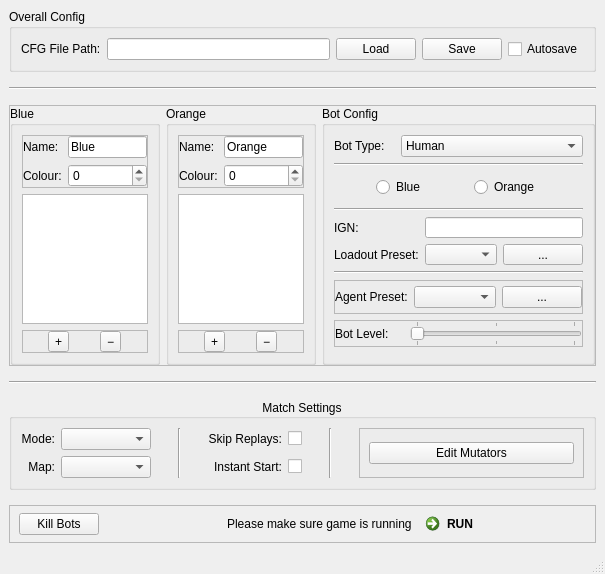
<?xml version="1.0" encoding="UTF-8"?>
<ui version="4.0">
 <class>MainWindow</class>
 <widget class="QMainWindow" name="MainWindow">
  <property name="geometry">
   <rect>
    <x>0</x>
    <y>0</y>
    <width>585</width>
    <height>550</height>
   </rect>
  </property>
  <property name="windowTitle">
   <string>RLBot</string>
  </property>
  <widget class="QWidget" name="centralwidget">
   <layout class="QVBoxLayout" name="verticalLayout_4" stretch="1,0,5,0,0,0">
    <property name="spacing">
     <number>15</number>
    </property>
    <item>
     <widget class="QGroupBox" name="groupBox_5">
      <property name="sizePolicy">
       <sizepolicy hsizetype="Preferred" vsizetype="Fixed">
        <horstretch>0</horstretch>
        <verstretch>0</verstretch>
       </sizepolicy>
      </property>
      <property name="title">
       <string>Overall Config</string>
      </property>
      <layout class="QHBoxLayout" name="horizontalLayout_9">
       <item>
        <widget class="QLabel" name="label_6">
         <property name="text">
          <string>CFG File Path:</string>
         </property>
        </widget>
       </item>
       <item>
        <widget class="QLineEdit" name="cfg_file_path_lineedit">
         <property name="readOnly">
          <bool>true</bool>
         </property>
        </widget>
       </item>
       <item>
        <widget class="QPushButton" name="cfg_load_pushbutton">
         <property name="text">
          <string>Load</string>
         </property>
        </widget>
       </item>
       <item>
        <widget class="QPushButton" name="cfg_save_pushbutton">
         <property name="text">
          <string>Save</string>
         </property>
        </widget>
       </item>
       <item>
        <widget class="QCheckBox" name="cfg_autosave_checkbutton">
         <property name="text">
          <string>Autosave</string>
         </property>
        </widget>
       </item>
      </layout>
     </widget>
    </item>
    <item>
     <widget class="Line" name="line_2">
      <property name="orientation">
       <enum>Qt::Horizontal</enum>
      </property>
     </widget>
    </item>
    <item>
     <widget class="QFrame" name="frame_3">
      <property name="frameShape">
       <enum>QFrame::StyledPanel</enum>
      </property>
      <property name="frameShadow">
       <enum>QFrame::Raised</enum>
      </property>
      <layout class="QHBoxLayout" name="horizontalLayout_6" stretch="1,1,2">
       <property name="leftMargin">
        <number>0</number>
       </property>
       <property name="topMargin">
        <number>0</number>
       </property>
       <property name="rightMargin">
        <number>0</number>
       </property>
       <property name="bottomMargin">
        <number>0</number>
       </property>
       <item>
        <widget class="QGroupBox" name="groupBox">
         <property name="minimumSize">
          <size>
           <width>150</width>
           <height>0</height>
          </size>
         </property>
         <property name="maximumSize">
          <size>
           <width>200</width>
           <height>16777215</height>
          </size>
         </property>
         <property name="title">
          <string>Blue</string>
         </property>
         <layout class="QVBoxLayout" name="verticalLayout">
          <item>
           <widget class="QFrame" name="frame_9">
            <property name="frameShape">
             <enum>QFrame::StyledPanel</enum>
            </property>
            <property name="frameShadow">
             <enum>QFrame::Raised</enum>
            </property>
            <layout class="QGridLayout" name="gridLayout_4">
             <property name="leftMargin">
              <number>0</number>
             </property>
             <property name="topMargin">
              <number>0</number>
             </property>
             <property name="rightMargin">
              <number>0</number>
             </property>
             <property name="bottomMargin">
              <number>0</number>
             </property>
             <item row="0" column="0">
              <widget class="QLabel" name="label_17">
               <property name="text">
                <string>Name:</string>
               </property>
              </widget>
             </item>
             <item row="0" column="1">
              <widget class="QLineEdit" name="blue_name_lineedit">
               <property name="text">
                <string>Blue</string>
               </property>
              </widget>
             </item>
             <item row="1" column="0">
              <widget class="QLabel" name="label_18">
               <property name="text">
                <string>Colour:</string>
               </property>
              </widget>
             </item>
             <item row="1" column="1">
              <widget class="QSpinBox" name="blue_color_spinbox"/>
             </item>
            </layout>
           </widget>
          </item>
          <item>
           <widget class="QListWidget" name="blue_listwidget">
            <property name="dragDropMode">
             <enum>QAbstractItemView::DragDrop</enum>
            </property>
            <property name="defaultDropAction">
             <enum>Qt::MoveAction</enum>
            </property>
            <property name="selectionMode">
             <enum>QAbstractItemView::SingleSelection</enum>
            </property>
           </widget>
          </item>
          <item>
           <widget class="QFrame" name="frame_4">
            <property name="frameShape">
             <enum>QFrame::StyledPanel</enum>
            </property>
            <property name="frameShadow">
             <enum>QFrame::Raised</enum>
            </property>
            <layout class="QHBoxLayout" name="horizontalLayout_7">
             <property name="leftMargin">
              <number>0</number>
             </property>
             <property name="topMargin">
              <number>0</number>
             </property>
             <property name="rightMargin">
              <number>0</number>
             </property>
             <property name="bottomMargin">
              <number>0</number>
             </property>
             <item>
              <widget class="QToolButton" name="blue_plus_toolbutton">
               <property name="text">
                <string>+</string>
               </property>
              </widget>
             </item>
             <item>
              <widget class="QToolButton" name="blue_minus_toolbutton">
               <property name="text">
                <string>−</string>
               </property>
               <property name="popupMode">
                <enum>QToolButton::DelayedPopup</enum>
               </property>
              </widget>
             </item>
            </layout>
           </widget>
          </item>
         </layout>
        </widget>
       </item>
       <item>
        <widget class="QGroupBox" name="groupBox_2">
         <property name="minimumSize">
          <size>
           <width>150</width>
           <height>0</height>
          </size>
         </property>
         <property name="maximumSize">
          <size>
           <width>200</width>
           <height>16777215</height>
          </size>
         </property>
         <property name="title">
          <string>Orange</string>
         </property>
         <layout class="QVBoxLayout" name="verticalLayout_2">
          <item>
           <widget class="QFrame" name="frame_10">
            <property name="frameShape">
             <enum>QFrame::StyledPanel</enum>
            </property>
            <property name="frameShadow">
             <enum>QFrame::Raised</enum>
            </property>
            <layout class="QGridLayout" name="gridLayout_5">
             <property name="leftMargin">
              <number>0</number>
             </property>
             <property name="topMargin">
              <number>0</number>
             </property>
             <property name="rightMargin">
              <number>0</number>
             </property>
             <property name="bottomMargin">
              <number>0</number>
             </property>
             <item row="0" column="0">
              <widget class="QLabel" name="label_19">
               <property name="text">
                <string>Name:</string>
               </property>
              </widget>
             </item>
             <item row="0" column="1">
              <widget class="QLineEdit" name="orange_name_lineedit">
               <property name="text">
                <string>Orange</string>
               </property>
              </widget>
             </item>
             <item row="1" column="0">
              <widget class="QLabel" name="label_20">
               <property name="text">
                <string>Colour:</string>
               </property>
              </widget>
             </item>
             <item row="1" column="1">
              <widget class="QSpinBox" name="orange_color_spinbox"/>
             </item>
            </layout>
           </widget>
          </item>
          <item>
           <widget class="QListWidget" name="orange_listwidget">
            <property name="dragDropMode">
             <enum>QAbstractItemView::DragDrop</enum>
            </property>
            <property name="defaultDropAction">
             <enum>Qt::MoveAction</enum>
            </property>
            <property name="selectionMode">
             <enum>QAbstractItemView::SingleSelection</enum>
            </property>
           </widget>
          </item>
          <item>
           <widget class="QFrame" name="frame_5">
            <property name="frameShape">
             <enum>QFrame::StyledPanel</enum>
            </property>
            <property name="frameShadow">
             <enum>QFrame::Raised</enum>
            </property>
            <layout class="QHBoxLayout" name="horizontalLayout_8">
             <property name="leftMargin">
              <number>0</number>
             </property>
             <property name="topMargin">
              <number>0</number>
             </property>
             <property name="rightMargin">
              <number>0</number>
             </property>
             <property name="bottomMargin">
              <number>0</number>
             </property>
             <item>
              <widget class="QToolButton" name="orange_plus_toolbutton">
               <property name="text">
                <string>+</string>
               </property>
              </widget>
             </item>
             <item>
              <widget class="QToolButton" name="orange_minus_toolbutton">
               <property name="text">
                <string>−</string>
               </property>
              </widget>
             </item>
            </layout>
           </widget>
          </item>
         </layout>
        </widget>
       </item>
       <item>
        <widget class="QGroupBox" name="bot_config_groupbox">
         <property name="enabled">
          <bool>true</bool>
         </property>
         <property name="title">
          <string>Bot Config</string>
         </property>
         <property name="alignment">
          <set>Qt::AlignLeading|Qt::AlignLeft|Qt::AlignTop</set>
         </property>
         <property name="checkable">
          <bool>false</bool>
         </property>
         <layout class="QVBoxLayout" name="verticalLayout_3" stretch="0,0,0,0,0,0,0,0,0">
          <property name="sizeConstraint">
           <enum>QLayout::SetDefaultConstraint</enum>
          </property>
          <item>
           <widget class="QFrame" name="frame">
            <property name="sizePolicy">
             <sizepolicy hsizetype="Preferred" vsizetype="Fixed">
              <horstretch>0</horstretch>
              <verstretch>0</verstretch>
             </sizepolicy>
            </property>
            <property name="frameShape">
             <enum>QFrame::NoFrame</enum>
            </property>
            <layout class="QHBoxLayout" name="horizontalLayout_2" stretch="1,3">
             <property name="leftMargin">
              <number>0</number>
             </property>
             <property name="topMargin">
              <number>0</number>
             </property>
             <property name="rightMargin">
              <number>0</number>
             </property>
             <property name="bottomMargin">
              <number>0</number>
             </property>
             <item>
              <widget class="QLabel" name="label">
               <property name="text">
                <string>Bot Type:</string>
               </property>
              </widget>
             </item>
             <item>
              <widget class="QComboBox" name="bot_type_combobox">
               <property name="toolTip">
                <string>Select bot</string>
               </property>
               <property name="currentIndex">
                <number>0</number>
               </property>
               <item>
                <property name="text">
                 <string>Human</string>
                </property>
               </item>
               <item>
                <property name="text">
                 <string>Psyonix</string>
                </property>
               </item>
               <item>
                <property name="text">
                 <string>RLBot</string>
                </property>
               </item>
               <item>
                <property name="text">
                 <string>Party Member Bot</string>
                </property>
               </item>
              </widget>
             </item>
            </layout>
           </widget>
          </item>
          <item>
           <widget class="Line" name="line">
            <property name="orientation">
             <enum>Qt::Horizontal</enum>
            </property>
           </widget>
          </item>
          <item>
           <widget class="QFrame" name="team_frame">
            <property name="sizePolicy">
             <sizepolicy hsizetype="Preferred" vsizetype="Fixed">
              <horstretch>0</horstretch>
              <verstretch>0</verstretch>
             </sizepolicy>
            </property>
            <property name="minimumSize">
             <size>
              <width>0</width>
              <height>30</height>
             </size>
            </property>
            <property name="frameShape">
             <enum>QFrame::NoFrame</enum>
            </property>
            <layout class="QHBoxLayout" name="horizontalLayout_4">
             <property name="leftMargin">
              <number>0</number>
             </property>
             <property name="topMargin">
              <number>0</number>
             </property>
             <property name="rightMargin">
              <number>0</number>
             </property>
             <property name="bottomMargin">
              <number>0</number>
             </property>
             <item>
              <widget class="QRadioButton" name="blue_radiobutton">
               <property name="sizePolicy">
                <sizepolicy hsizetype="Fixed" vsizetype="Fixed">
                 <horstretch>0</horstretch>
                 <verstretch>0</verstretch>
                </sizepolicy>
               </property>
               <property name="minimumSize">
                <size>
                 <width>50</width>
                 <height>0</height>
                </size>
               </property>
               <property name="text">
                <string>Blue</string>
               </property>
              </widget>
             </item>
             <item>
              <widget class="QRadioButton" name="orange_radiobutton">
               <property name="sizePolicy">
                <sizepolicy hsizetype="Fixed" vsizetype="Fixed">
                 <horstretch>0</horstretch>
                 <verstretch>0</verstretch>
                </sizepolicy>
               </property>
               <property name="text">
                <string>Orange</string>
               </property>
              </widget>
             </item>
            </layout>
           </widget>
          </item>
          <item>
           <widget class="Line" name="line_4">
            <property name="orientation">
             <enum>Qt::Horizontal</enum>
            </property>
           </widget>
          </item>
          <item>
           <widget class="QFrame" name="frame_2">
            <property name="sizePolicy">
             <sizepolicy hsizetype="Preferred" vsizetype="Fixed">
              <horstretch>0</horstretch>
              <verstretch>0</verstretch>
             </sizepolicy>
            </property>
            <property name="frameShape">
             <enum>QFrame::NoFrame</enum>
            </property>
            <layout class="QGridLayout" name="gridLayout" columnstretch="2,4,1">
             <property name="leftMargin">
              <number>0</number>
             </property>
             <property name="topMargin">
              <number>0</number>
             </property>
             <property name="rightMargin">
              <number>0</number>
             </property>
             <property name="bottomMargin">
              <number>0</number>
             </property>
             <item row="0" column="0">
              <widget class="QLabel" name="label_3">
               <property name="text">
                <string>IGN:</string>
               </property>
              </widget>
             </item>
             <item row="1" column="1">
              <widget class="QComboBox" name="loadout_preset_combobox"/>
             </item>
             <item row="1" column="0">
              <widget class="QLabel" name="label_4">
               <property name="text">
                <string>Loadout Preset:</string>
               </property>
              </widget>
             </item>
             <item row="0" column="1" colspan="2">
              <widget class="QLineEdit" name="ign_lineedit"/>
             </item>
             <item row="1" column="2">
              <widget class="QPushButton" name="loadout_preset_toolbutton">
               <property name="text">
                <string>...</string>
               </property>
              </widget>
             </item>
            </layout>
           </widget>
          </item>
          <item>
           <widget class="Line" name="extra_line">
            <property name="orientation">
             <enum>Qt::Horizontal</enum>
            </property>
           </widget>
          </item>
          <item>
           <widget class="QFrame" name="rlbot_frame">
            <property name="sizePolicy">
             <sizepolicy hsizetype="Preferred" vsizetype="Fixed">
              <horstretch>0</horstretch>
              <verstretch>0</verstretch>
             </sizepolicy>
            </property>
            <property name="frameShape">
             <enum>QFrame::StyledPanel</enum>
            </property>
            <property name="frameShadow">
             <enum>QFrame::Raised</enum>
            </property>
            <layout class="QHBoxLayout" name="horizontalLayout" stretch="2,4,1">
             <property name="leftMargin">
              <number>0</number>
             </property>
             <property name="topMargin">
              <number>0</number>
             </property>
             <property name="rightMargin">
              <number>0</number>
             </property>
             <property name="bottomMargin">
              <number>0</number>
             </property>
             <item>
              <widget class="QLabel" name="label_2">
               <property name="minimumSize">
                <size>
                 <width>0</width>
                 <height>32</height>
                </size>
               </property>
               <property name="text">
                <string>Agent Preset:</string>
               </property>
              </widget>
             </item>
             <item>
              <widget class="QComboBox" name="agent_preset_combobox"/>
             </item>
             <item>
              <widget class="QPushButton" name="agent_preset_toolbutton">
               <property name="text">
                <string>...</string>
               </property>
              </widget>
             </item>
            </layout>
           </widget>
          </item>
          <item>
           <widget class="QFrame" name="psyonix_bot_frame">
            <property name="sizePolicy">
             <sizepolicy hsizetype="Preferred" vsizetype="Fixed">
              <horstretch>0</horstretch>
              <verstretch>0</verstretch>
             </sizepolicy>
            </property>
            <property name="frameShape">
             <enum>QFrame::StyledPanel</enum>
            </property>
            <property name="frameShadow">
             <enum>QFrame::Raised</enum>
            </property>
            <layout class="QHBoxLayout" name="horizontalLayout_3" stretch="2,5">
             <property name="leftMargin">
              <number>0</number>
             </property>
             <property name="topMargin">
              <number>0</number>
             </property>
             <property name="rightMargin">
              <number>0</number>
             </property>
             <property name="bottomMargin">
              <number>0</number>
             </property>
             <item>
              <widget class="QLabel" name="label_5">
               <property name="text">
                <string>Bot Level:</string>
               </property>
              </widget>
             </item>
             <item>
              <widget class="QSlider" name="bot_level_slider">
               <property name="sizePolicy">
                <sizepolicy hsizetype="Preferred" vsizetype="Fixed">
                 <horstretch>0</horstretch>
                 <verstretch>0</verstretch>
                </sizepolicy>
               </property>
               <property name="locale">
                <locale language="Dutch" country="Netherlands"/>
               </property>
               <property name="maximum">
                <number>100</number>
               </property>
               <property name="tracking">
                <bool>false</bool>
               </property>
               <property name="orientation">
                <enum>Qt::Horizontal</enum>
               </property>
               <property name="tickPosition">
                <enum>QSlider::TicksBothSides</enum>
               </property>
               <property name="tickInterval">
                <number>50</number>
               </property>
              </widget>
             </item>
            </layout>
           </widget>
          </item>
          <item>
           <widget class="QFrame" name="button_frame">
            <property name="sizePolicy">
             <sizepolicy hsizetype="Preferred" vsizetype="Fixed">
              <horstretch>0</horstretch>
              <verstretch>0</verstretch>
             </sizepolicy>
            </property>
            <property name="frameShape">
             <enum>QFrame::NoFrame</enum>
            </property>
            <layout class="QHBoxLayout" name="horizontalLayout_5">
             <property name="leftMargin">
              <number>0</number>
             </property>
             <property name="topMargin">
              <number>0</number>
             </property>
             <property name="rightMargin">
              <number>0</number>
             </property>
             <property name="bottomMargin">
              <number>0</number>
             </property>
            </layout>
           </widget>
          </item>
         </layout>
        </widget>
       </item>
      </layout>
     </widget>
    </item>
    <item>
     <widget class="Line" name="line_3">
      <property name="orientation">
       <enum>Qt::Horizontal</enum>
      </property>
     </widget>
    </item>
    <item>
     <widget class="QGroupBox" name="match_settings_groupbox">
      <property name="title">
       <string>Match Settings</string>
      </property>
      <property name="alignment">
       <set>Qt::AlignCenter</set>
      </property>
      <layout class="QGridLayout" name="gridLayout_2" columnstretch="0,2,1,0,2,1,5">
       <item row="0" column="1">
        <widget class="QComboBox" name="mode_type_combobox"/>
       </item>
       <item row="0" column="0">
        <widget class="QLabel" name="label_11">
         <property name="text">
          <string>Mode:</string>
         </property>
         <property name="alignment">
          <set>Qt::AlignRight|Qt::AlignTrailing|Qt::AlignVCenter</set>
         </property>
        </widget>
       </item>
       <item row="1" column="1">
        <widget class="QComboBox" name="map_type_combobox"/>
       </item>
       <item row="1" column="0">
        <widget class="QLabel" name="label_12">
         <property name="text">
          <string>Map:</string>
         </property>
         <property name="alignment">
          <set>Qt::AlignRight|Qt::AlignTrailing|Qt::AlignVCenter</set>
         </property>
        </widget>
       </item>
       <item row="0" column="4">
        <widget class="QCheckBox" name="skip_replays_checkbox">
         <property name="sizePolicy">
          <sizepolicy hsizetype="Fixed" vsizetype="Fixed">
           <horstretch>0</horstretch>
           <verstretch>0</verstretch>
          </sizepolicy>
         </property>
        </widget>
       </item>
       <item row="1" column="3">
        <widget class="QLabel" name="label_14">
         <property name="text">
          <string>Instant Start:</string>
         </property>
         <property name="alignment">
          <set>Qt::AlignRight|Qt::AlignTrailing|Qt::AlignVCenter</set>
         </property>
        </widget>
       </item>
       <item row="1" column="4">
        <widget class="QCheckBox" name="instant_start_checkbox">
         <property name="sizePolicy">
          <sizepolicy hsizetype="Fixed" vsizetype="Fixed">
           <horstretch>0</horstretch>
           <verstretch>0</verstretch>
          </sizepolicy>
         </property>
        </widget>
       </item>
       <item row="0" column="2" rowspan="2">
        <widget class="Line" name="line_6">
         <property name="sizePolicy">
          <sizepolicy hsizetype="Preferred" vsizetype="Minimum">
           <horstretch>0</horstretch>
           <verstretch>0</verstretch>
          </sizepolicy>
         </property>
         <property name="orientation">
          <enum>Qt::Vertical</enum>
         </property>
        </widget>
       </item>
       <item row="0" column="5" rowspan="2">
        <widget class="Line" name="line_7">
         <property name="sizePolicy">
          <sizepolicy hsizetype="Preferred" vsizetype="Minimum">
           <horstretch>0</horstretch>
           <verstretch>0</verstretch>
          </sizepolicy>
         </property>
         <property name="orientation">
          <enum>Qt::Vertical</enum>
         </property>
        </widget>
       </item>
       <item row="0" column="6" rowspan="2">
        <widget class="QFrame" name="frame_7">
         <property name="frameShape">
          <enum>QFrame::StyledPanel</enum>
         </property>
         <property name="frameShadow">
          <enum>QFrame::Raised</enum>
         </property>
         <layout class="QHBoxLayout" name="horizontalLayout_11">
          <item>
           <widget class="QPushButton" name="edit_mutators_pushbutton">
            <property name="text">
             <string>Edit Mutators</string>
            </property>
           </widget>
          </item>
         </layout>
        </widget>
       </item>
       <item row="0" column="3">
        <widget class="QLabel" name="label_13">
         <property name="text">
          <string>Skip Replays:</string>
         </property>
         <property name="alignment">
          <set>Qt::AlignRight|Qt::AlignTrailing|Qt::AlignVCenter</set>
         </property>
        </widget>
       </item>
      </layout>
     </widget>
    </item>
    <item>
     <widget class="QFrame" name="frame_6">
      <property name="frameShape">
       <enum>QFrame::StyledPanel</enum>
      </property>
      <property name="frameShadow">
       <enum>QFrame::Raised</enum>
      </property>
      <layout class="QHBoxLayout" name="horizontalLayout_10">
       <property name="topMargin">
        <number>0</number>
       </property>
       <property name="bottomMargin">
        <number>0</number>
       </property>
       <item>
        <widget class="QPushButton" name="kill_bots_pushbutton">
         <property name="text">
          <string>Kill Bots</string>
         </property>
        </widget>
       </item>
       <item>
        <spacer name="horizontalSpacer">
         <property name="orientation">
          <enum>Qt::Horizontal</enum>
         </property>
         <property name="sizeHint" stdset="0">
          <size>
           <width>489</width>
           <height>20</height>
          </size>
         </property>
        </spacer>
       </item>
       <item>
        <widget class="QLabel" name="label_7">
         <property name="text">
          <string>Please make sure game is running</string>
         </property>
        </widget>
       </item>
       <item>
        <widget class="QCommandLinkButton" name="run_button">
         <property name="styleSheet">
          <string notr="true"/>
         </property>
         <property name="text">
          <string>RUN</string>
         </property>
        </widget>
       </item>
      </layout>
     </widget>
    </item>
   </layout>
  </widget>
  <widget class="QStatusBar" name="statusbar"/>
 </widget>
 <resources/>
 <connections/>
</ui>
